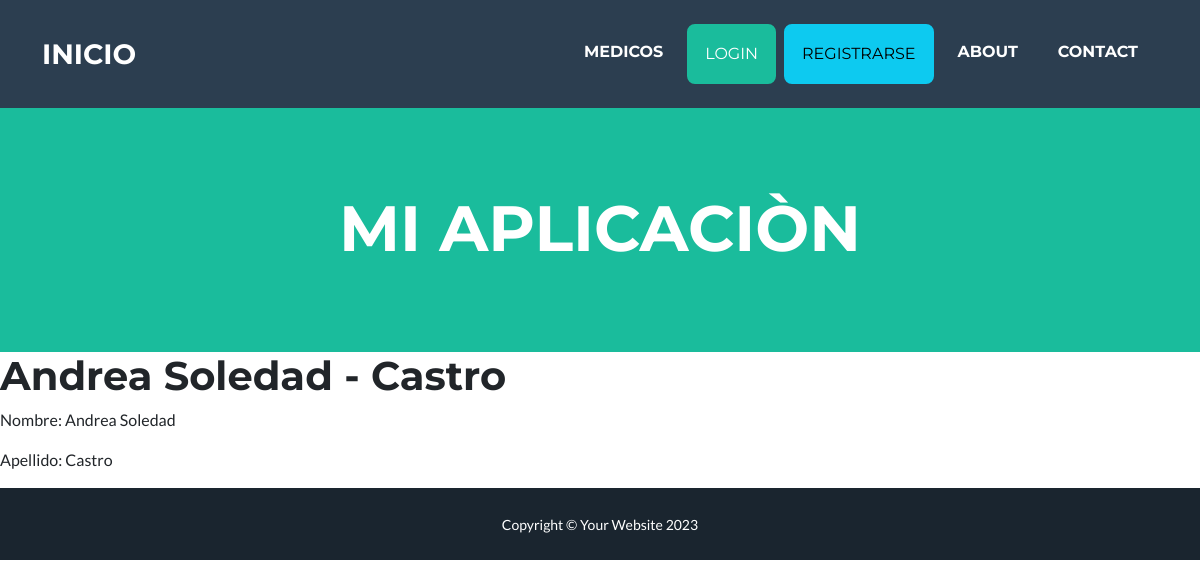
The page /medicos/1/ on the database its author committed.
### clinica/models.py (models this page shows)
class Medico(models.Model):
    nombre = models.CharField(max_length=20)
    apellido = models.CharField(max_length=20)
    imagen = models.ImageField(upload_to='medicos/', blank=True, null=True)
    def __str__(self):
        return f' {self.nombre} - {self.apellido}'

### clinica/views.py (the view)
# urls.py: path('medicos/<int:pk>/', VistaDetalleMedico.as_view(), name='detalle_medico'),
class VistaDetalleMedico(DetailView):
    model = Medico
    template_name = "clinica/detalle_medico.html"

### clinica/templates/clinica/detalle_medico.html
{% extends "base.html" %}
{% block contenido %}
<h1>{{medico}}</h1>
<p>Nombre: {{medico.nombre}}</h1>
<p>Apellido: {{medico.apellido}}</h1>
{% endblock contenido %}

### rows shown on the page
Medico: nombre+apellido "Andrea Soledad - Castro", nombre "Andrea Soledad", apellido "Castro"
